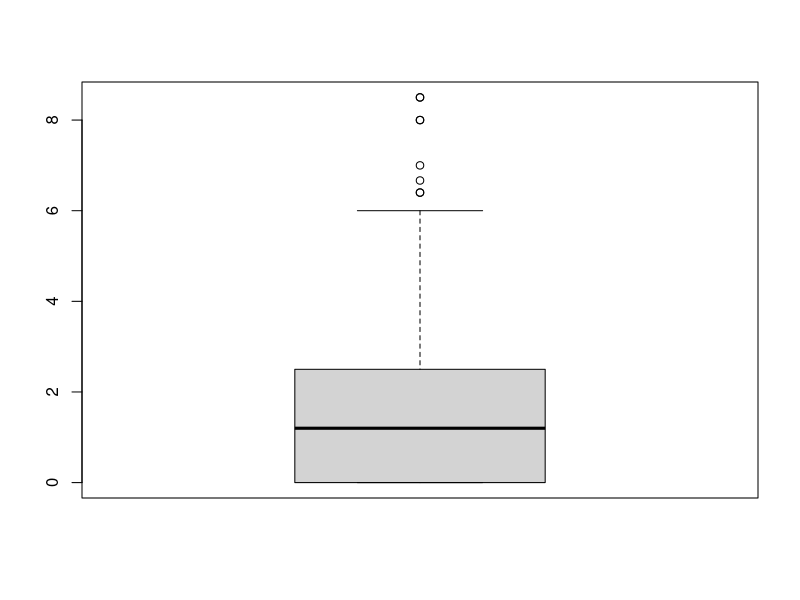
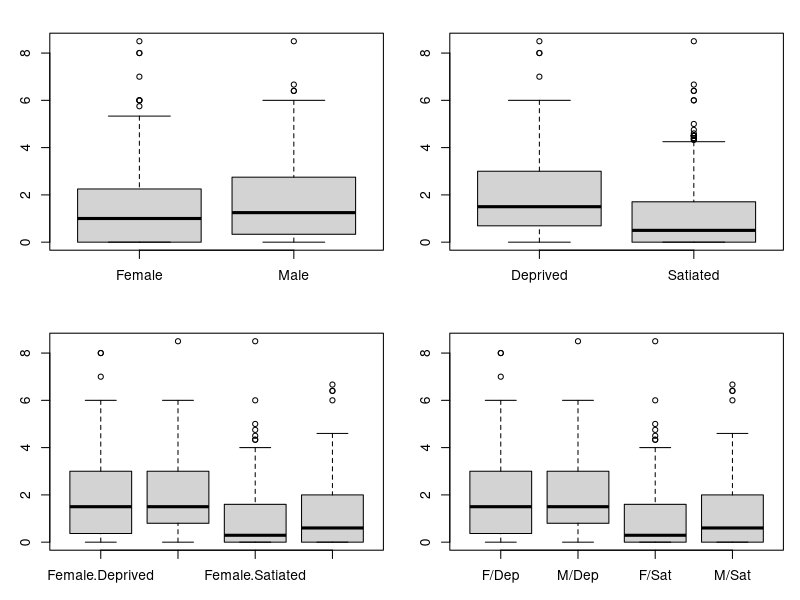
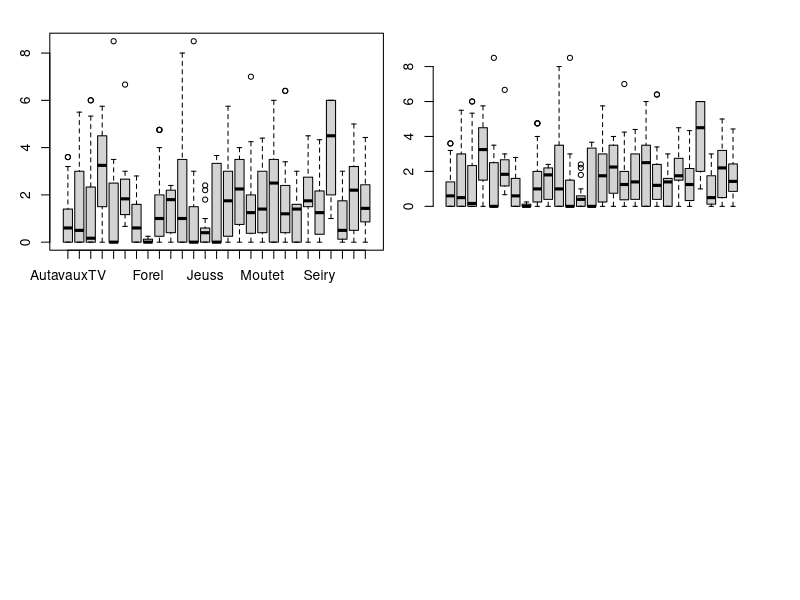

Write the R code that produced these figures, in order.
# Chuong 7 tiep theo


# 7.3 Boxplot 

# Su dung Boxplots de hien thi du lieu Owl Data

setwd("C:/Users/ASUS/Desktop/R/BT R 21-05-2021")


# Xem xet hanh vi cua cu con xem no co phan ung nhu the nao
# khi ma co su hien dien cua cu cha va cu me?
# 21:30 -> 5:30 qua 2 dem

Owls <- read.table(file = "Owls.txt", sep="\t", header= TRUE)
names(Owls)
str(Owls)

# Ve bieu do Boxplot
boxplot(Owls$NegPerChick)
par(mfrow= c(2,2), mar= c(3,3,2,1))
boxplot(NegPerChick ~ SexParent, data = Owls)
boxplot(NegPerChick ~ FoodTreatment, data = Owls)
boxplot(NegPerChick ~ SexParent*FoodTreatment, data = Owls)
boxplot(NegPerChick ~ SexParent*FoodTreatment,
        names= c("F/Dep","M/Dep","F/Sat","M/Sat"), 
        data = Owls)
boxplot(NegPerChick ~ Nest, data = Owls)


par(mar=c(2,2,3,3))
boxplot(NegPerChick ~ Nest, 
        data = Owls,
        axes=FALSE, 
        ylim=c(-3,8.5))
axis(2, at=c(0,2,4,6,8))
text(x=1:27, y=-2, 
     labels= levels(Owls$Nest),
     cex=0.75, srt=65)

